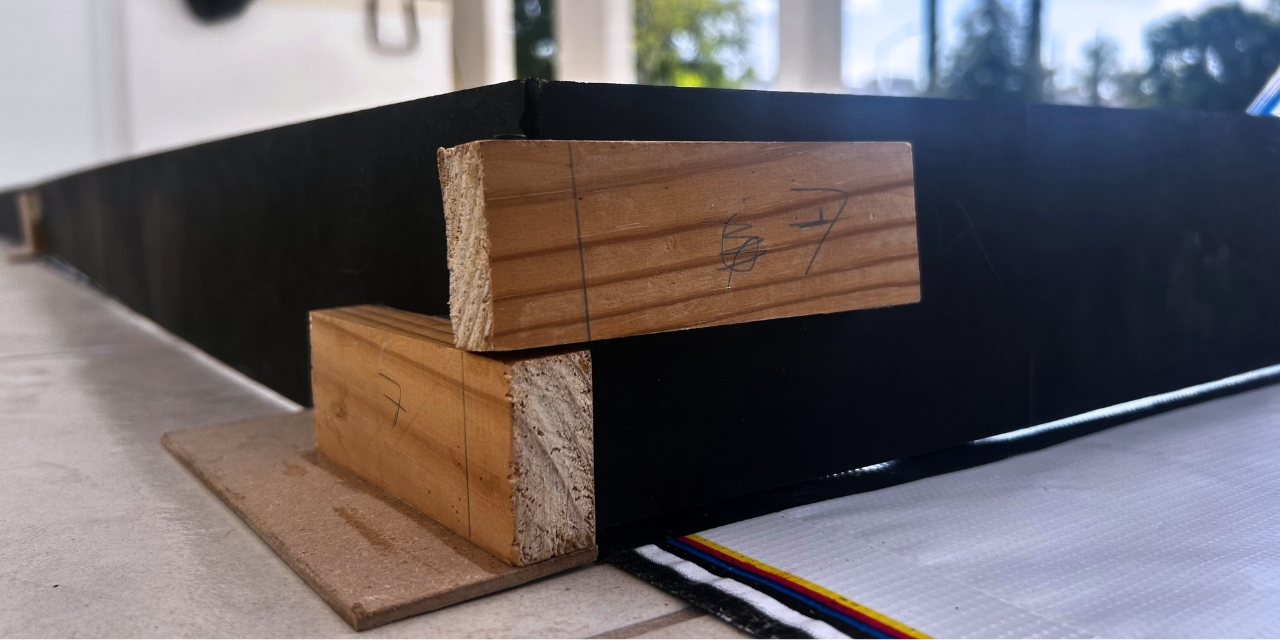
#> input picture other/DIY_Field_Photos/exterior_walls.jpg, 1280 x 640 px, given in place of the camera
$ python main_calibrator.py
#> lines starting #> are read from the running program, lines starting #| are printed output that depends on the picture; after the words box and inside, x2 and y2 are one past the last pixel; in counts of white or black regions, pixels touching at a corner belong together
### src/vision/calibration/trackbars.py
import cv2

class HSVTrackbars:

    def __init__(self):
        """
        Creates the HSV trackbars.

        For each HSV channel, a lower and upper limit slider is created
        inside the Controls window.
        """

        cv2.namedWindow('Controls')
        for name, maxv in zip(["H","S","V"], [179,255,255]):
            cv2.createTrackbar(
                f"Low {name}",
                "Controls",
                0,
                maxv,
                lambda x: None
            )

            cv2.createTrackbar(
                f"High {name}",
                "Controls",
                maxv,
                maxv,
                lambda x: None
            )
#> this loop made 3 passes; slider 'Low H' is set to 35

    def get_values(self):
        """
        Retrieves the current HSV values from the trackbars.

        Returns:
            tuple:
                - tuple: Lower HSV limits.
                - tuple: Upper HSV limits.
        """

        low = (
            cv2.getTrackbarPos("Low H","Controls"),
            cv2.getTrackbarPos("Low S","Controls"),
            cv2.getTrackbarPos("Low V","Controls")
        )

        high = (
            cv2.getTrackbarPos("High H","Controls"),
            cv2.getTrackbarPos("High S","Controls"),
            cv2.getTrackbarPos("High V","Controls")
        )

        return low, high

    # [12 lines left out: function reset_trackbars, not called in this run]

### src/vision/calibration/calibration_panel.py
import cv2
import numpy as np

class CalibrationPanel:

    def __init__(self):
        """
        Initializes the calibration panel.

        Defines the background color, button colors, dimensions and
        spacing of the interface elements. It also computes the button
        positions and generates the panel image.
        """

        self.bg_color = (240, 240, 240)

        self.button_colors = {
            "Red": (180, 180, 255),
            "Green": (180, 255, 180),
            "Blue": (255, 200, 150),
            "Orange": (180, 220, 255),
            "Pink": (230, 200, 255),
            "White": (255, 255, 255),
            "Reset": (198, 162, 200),
            "Save & Quit": (198, 162, 200)
        }

        self.button_w = 200
        self.button_h = 60
        self.gap_x = 40
        self.gap_y = 20
        self.start_x = 40
        self.start_y = 40

        self.order = ["Red","Green","Blue","Orange","Pink","White"]

        self.positions = self._compute_positions()

        self.panel_img = self._draw_panel()

    def _compute_positions(self):
        """
        Computes the position of each button in the panel.

        The color buttons are arranged in two columns, while the
        control buttons are placed at the bottom.

        Returns:
            dict: Dictionary that maps each button name to its
                corresponding (x, y) position.
        """

        positions = {}

        for i, name in enumerate(self.order):

            col = i % 2
            row = i // 2

            x = self.start_x + col * (self.button_w + self.gap_x)
            y = self.start_y + row * (self.button_h + self.gap_y)

            positions[name] = (x, y)

        bottom_y = self.start_y + 3 * (self.button_h + self.gap_y) + 10

        #Add the control buttons below the color buttons
        positions["Reset"] = (self.start_x, bottom_y)

        positions["Save & Quit"] = (
            self.start_x + self.button_w + self.gap_x,
            bottom_y
        )

        return positions

    def _round_button(self, img, x, y, w, h, color):
        """
        Draws a rounded rectangle button.

        The button is built using rectangles and circles to simulate
        rounded corners.

        Args:
            img (numpy.ndarray): Image where the button will be drawn.
            x (int): Left position of the button.
            y (int): Top position of the button.
            w (int): Button width.
            h (int): Button height.
            color (tuple): Button color in BGR format.
        """

        radius = 15

        cv2.rectangle(img, (x+radius, y), (x+w-radius, y+h), color, -1)
        cv2.rectangle(img, (x, y+radius), (x+w, y+h-radius), color, -1)

        cv2.circle(img, (x+radius, y+radius), radius, color, -1)
        cv2.circle(img, (x+w-radius, y+radius), radius, color, -1)
        cv2.circle(img, (x+radius, y+h-radius), radius, color, -1)
        cv2.circle(img, (x+w-radius, y+h-radius), radius, color, -1)

    def _draw_panel(self):
        """
        Draws the complete calibration panel.

        Creates the background image, draws all buttons and centers
        their labels.

        Returns:
            numpy.ndarray: Generated panel image.
        """

        img = np.full((420, 520, 3), self.bg_color, dtype=np.uint8)

        for text, (x, y) in self.positions.items():

            color = self.button_colors.get(text, (200, 235, 200))

            self._round_button(
                img,
                x, y,
                self.button_w,
                self.button_h,
                color
            )

            (tw, th), _ = cv2.getTextSize(
                text,
                cv2.FONT_HERSHEY_DUPLEX,
                0.7,
                1
            )

            tx = x + (self.button_w - tw) // 2
            ty = y + (self.button_h + th) // 2

            cv2.putText(
                img,
                text,
                (tx, ty),
                cv2.FONT_HERSHEY_DUPLEX,
                0.7,
                (60, 60, 60),
                1
            )

        return img

    # [22 lines left out: function get_clicked_button, not called in this run]

    def get_image(self):
        """
        Returns the calibration panel image.

        Returns:
            numpy.ndarray: Calibration panel.
        """

        return self.panel_img

### src/vision/camera/camera.py
import cv2

class Camera:

    def __init__(self, index=1):
        """
        Initializes the camera capture.

        Args:
            index (int, optional): Camera index used by OpenCV.
                Defaults to 0.
        """

        self.cap = cv2.VideoCapture(index)

    def read(self):
        """
        Reads a frame from the camera.

        Returns:
            numpy.ndarray: Captured frame if the operation succeeds.
            None: Returned when no frame could be read.
        """

        ret, frame = self.cap.read()
#> frame is the input picture: shape (640, 1280, 3); mean B, G, R 103.2, 100.3, 107.2
        if ret:
            return frame
        return None

    def release(self):
        """
        Releases the camera resource.

        This method should be called when the camera is no longer
        needed to free the device.
        """

        self.cap.release()

### src/vision/processing/transform_image.py
import cv2
import numpy as np

class VisionUtils:

    @staticmethod
    def resize(image, width, height):
        """
        Resizes the image to the specified dimensions.

        Args:
            image (numpy.ndarray): Image to resize.
            width (int): Desired width in pixels.
            height (int): Desired height in pixels.

        Returns:
            numpy.ndarray: Resized image.
        """

        return cv2.resize(image, (width, height), interpolation=cv2.INTER_LINEAR)

    @staticmethod
    def hsv_binary_mask(frame, low, high):
        """
        Creates a binary mask using an HSV color range.

        Args:
            frame (numpy.ndarray): Original frame in BGR format.
            low (tuple): Lower HSV limit.
            high (tuple): Upper HSV limit.

        Returns:
            numpy.ndarray: Binary mask containing the selected color.
        """
#> called with low = (35, 51, 51), high = (179, 255, 255)

        hsv = cv2.cvtColor(frame, cv2.COLOR_BGR2HSV)
#> hsv: shape (640, 1280, 3); mean H, S, V 71.1, 79.7, 119.8
        return cv2.inRange(hsv, np.array(low), np.array(high))
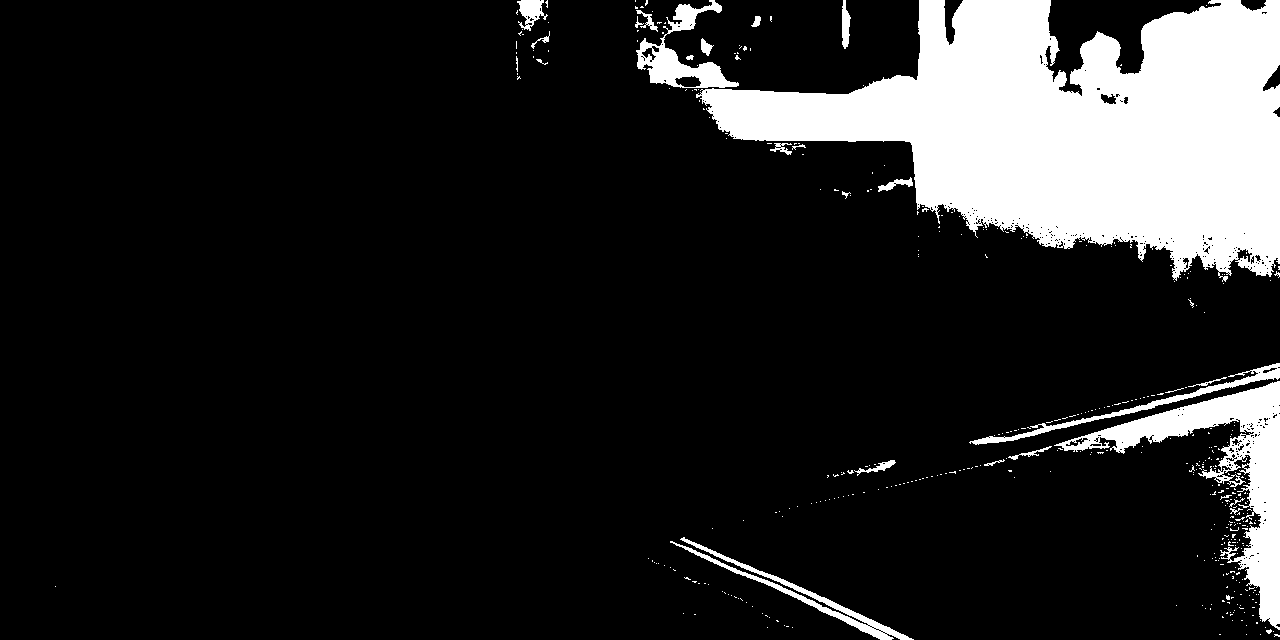
#> returned value: shape (640, 1280); 13.9% white; 424 white regions (397 under 20 px), largest, box (x1, y1, x2, y2) and area: (696, 0, 1280, 282) 91499, (1054, 381, 1280, 630) 12196, (636, 0, 739, 88) 2879

    # [417 lines left out: functions replace_color, grayscale, blur, binary, clean_binary, keep_largest_white and 5 more, not called in this run]


### src/vision/calibration/calibrator.py
import cv2

from camera.camera import Camera
from processing.transform_image import VisionUtils
from calibration.trackbars import HSVTrackbars
from config.color_ranges import ColorRangeManager
from calibration.calibration_panel import CalibrationPanel

class ColorCalibrator:

    def __init__(self):
        """
        Initializes all components required for the color calibration tool.

        Creates the camera stream, the HSV trackbars, the color manager
        and the calibration panel. It also configures the mouse callback
        used to interact with the interface.
        """

        self.camera = Camera()

        self.trackbar = HSVTrackbars()

        self.manager = ColorRangeManager()

        self.current_selected_color = None

        self.ui = CalibrationPanel()

        cv2.namedWindow("Controls")
        cv2.setMouseCallback("Controls", ColorCalibrator.mouse, (self.ui, self))

    def run(self):
        """
        Starts the calibration loop.

        Continuously reads frames from the camera, updates the HSV mask
        using the current trackbar values and displays the calibration
        interface.

        The selected color range is updated in real time.

        Press ESC to exit.
        """

        while True:

            frame = self.camera.read()

            if frame is None:
                break

            low, high = self.trackbar.get_values()

            if self.current_selected_color:
                self.manager.color_ranges[self.current_selected_color] = [low, high]

            mask = VisionUtils.hsv_binary_mask(frame, low, high)

            resized = VisionUtils.resize(mask, 700, 350)

            cv2.imshow("Mask", resized)
            cv2.imshow("Controls", self.ui.get_image())
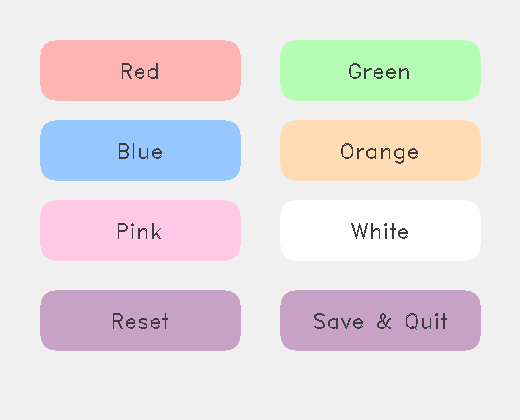
#> window 'Controls': shape (420, 520, 3); mean B, G, R 225.2, 222.9, 229.1

            if cv2.waitKey(1) == 27:
#> (key Esc is pressed here)
                break

        self.camera.release()
        cv2.destroyAllWindows()

    # [75 lines left out: functions stop, mouse, handle_button, not called in this run]

### src/vision/config/color_ranges.py
import os

default_hsv_ranges = {
    "Red": [(0,120,70),(10,255,255)],
    "Green": [(40,50,50),(80,255,255)],
    "Blue": [(90,50,50),(130,255,255)],
    "Orange": [(10,100,100),(25,255,255)],
    "Pink": [(140,50,50),(170,255,255)],
    "White": [(0,0,200),(179,50,255)]
}

BASE_DIR = os.path.dirname(os.path.abspath(__file__))
SAVE_PATH = os.path.join(BASE_DIR, "saved_ranges.py")

class ColorRangeManager:

    def __init__(self):
        self.color_ranges = self.load_ranges()

    def load_ranges(self):
        if os.path.exists(SAVE_PATH):
            ranges = {}
            with open(SAVE_PATH, "r") as f:
                content = f.read()
            exec(content, ranges)
            return ranges["color_ranges"]
        return default_hsv_ranges

    # [9 lines left out: function save_ranges, not called in this run]

### src/vision/main_calibrator.py
from calibration.calibrator import ColorCalibrator

app = ColorCalibrator()
app.run()

$ run again, on other/DIY_Field_Photos/field_overview.jpg
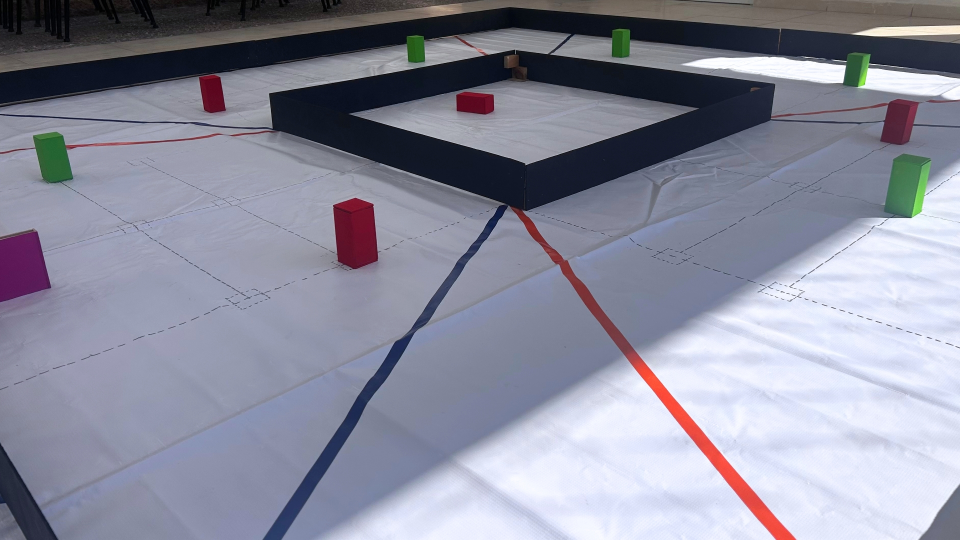
#> input picture other/DIY_Field_Photos/field_overview.jpg, 1920 x 1080 px, given in place of the camera (shown at 1/2 size)
#> the loop in __init__, `for name, maxv in zip(["H","S","V"], [179,255,255]):` made 3 passes; slider 'Low H' is set to 35
#> in read, frame is the input picture: shape (1080, 1920, 3); mean B, G, R 156.4, 140, 138.5
#> hsv: shape (1080, 1920, 3); mean H, S, V 110.3, 50.2, 159.3
#> in hsv_binary_mask, `return cv2.inRange(hsv, np.array(low), np.array(high))`:
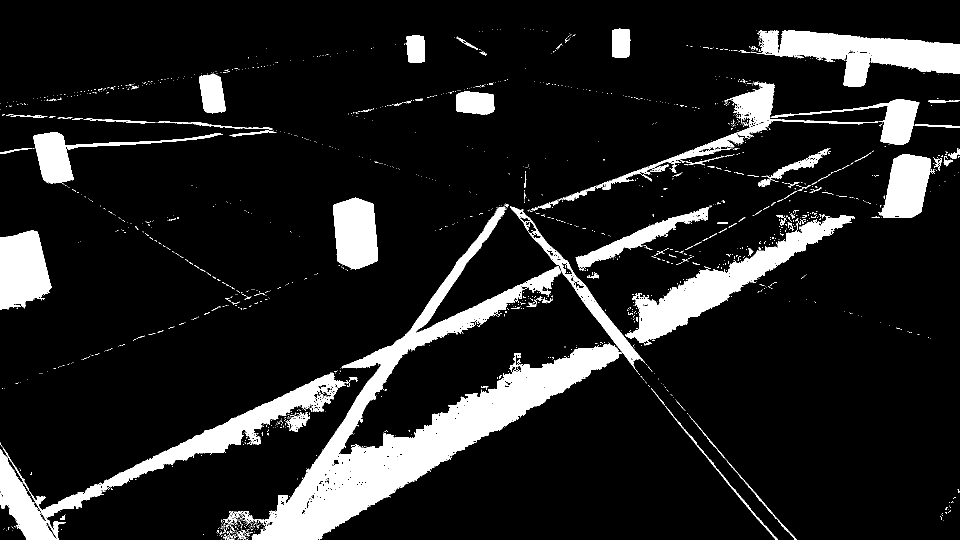
#> returned value: shape (1080, 1920) (shown at 1/2 size); 12.6% white; 1660 white regions (1528 under 20 px), largest, box (x1, y1, x2, y2) and area: (504, 413, 1244, 1080) 90663, (0, 745, 716, 1080) 29360, (1250, 430, 1710, 691) 24557
#> in resize, `return cv2.resize(image, (width, height), interpolation=cv2.INTER_LINE..`:
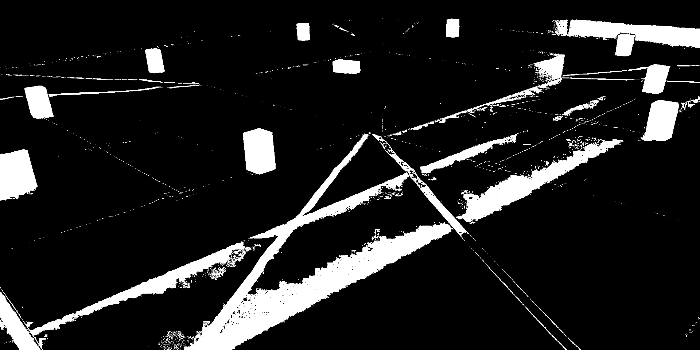
#> returned value: shape (350, 700); min 0, max 255, mean 32.2

$ run again, on other/DIY_Field_Photos/process_1.jpg
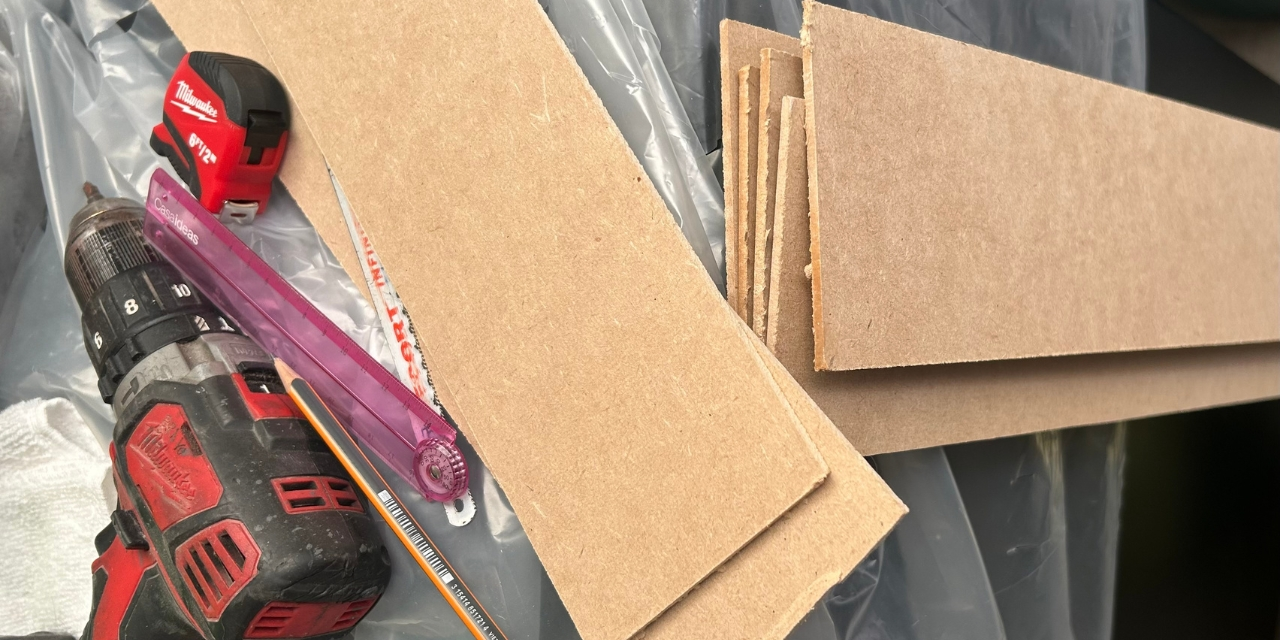
#> input picture other/DIY_Field_Photos/process_1.jpg, 1280 x 640 px, given in place of the camera
#> the loop in __init__, `for name, maxv in zip(["H","S","V"], [179,255,255]):` made 3 passes; slider 'Low H' is set to 35
#> in read, frame is the input picture: shape (640, 1280, 3); mean B, G, R 120.9, 143.2, 171.3
#> hsv: shape (640, 1280, 3); mean H, S, V 32.5, 73.4, 171.7
#> in hsv_binary_mask, `return cv2.inRange(hsv, np.array(low), np.array(high))`:
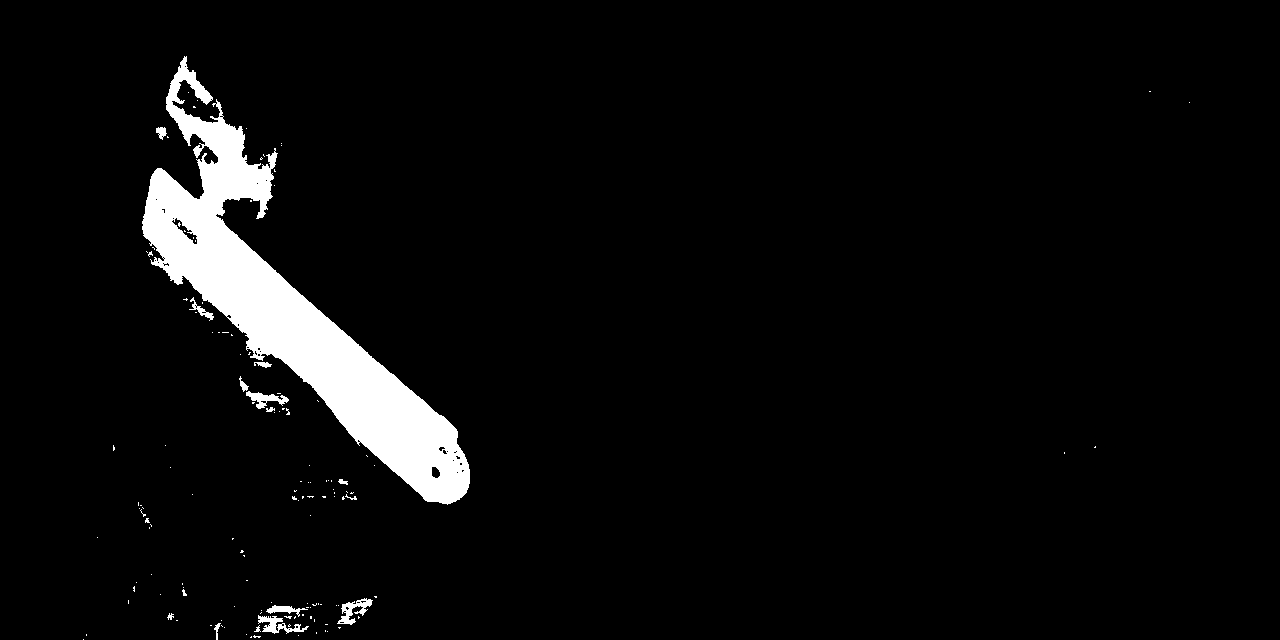
#> returned value: shape (640, 1280); 4.5% white; 137 white regions (121 under 20 px), largest, box (x1, y1, x2, y2) and area: (142, 56, 470, 505) 34963, (337, 598, 373, 625) 388, (258, 615, 309, 634) 382
